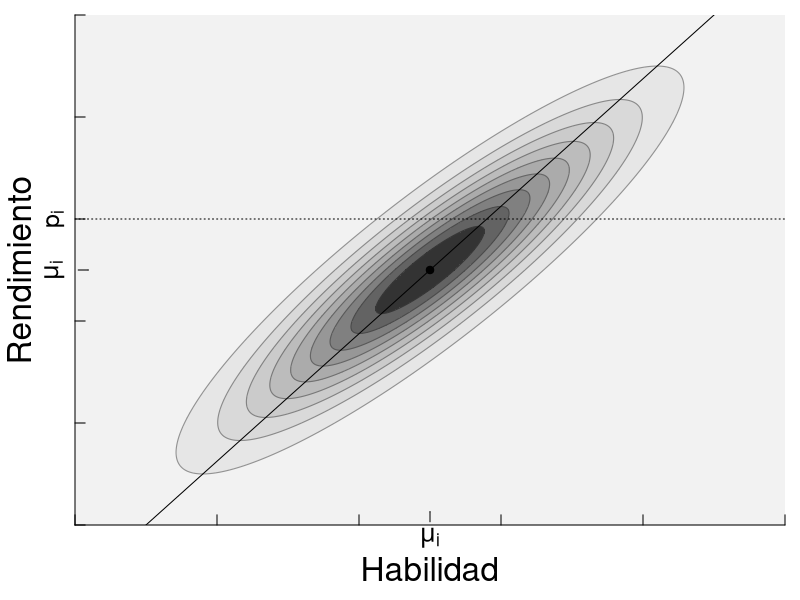

The R source for this figure:
###########################################
# Header
oldpar <- par(no.readonly = TRUE)
oldwd <- getwd()
this.dir <- dirname(parent.frame(2)$ofile)
nombre.R <-  sys.frame(1)$ofile
require(tools)
nombre <- print(file_path_sans_ext(nombre.R))
pdf(paste0(nombre,".pdf"))
setwd(this.dir)
#setwd("~/gaming/materias/inferencia_bayesiana/trabajoFinal/imagenes")
#####################################

par(mar=c(3.75,3.75,.75,.75))

a<--10;b<-60 # limites inferior y superior de la integral en el eje de las habilidades
mu<-25
denominador_sigma2 <- 3; numerador_sigma2 <- mu
sigma <- numerador_sigma2/denominador_sigma2
denominador_beta2 <- 2; numerador_beta2 <- sigma
beta <- numerador_beta2/denominador_beta2
#p(s_i) = N(s_i;mu_i,sigma_i^2)
p.s <- function(s_i,mu=25,sigma=sqrt(25/3)){
  return(dnorm(s_i,mean=mu,sd=sigma ))
}
#int_{s_i} N(s_i;mu_i,sigma_i^2) ds_i
#int_{s_i} p(s_i) ds_i
ds=0.25;s_grilla <- seq(a,b,by=ds)
int_s = sum(p.s(s_grilla))*ds; int_s

#p(p_i) = int_{s_i} N(p_i;s_i,beta^2) N(si;mu_i,sigma_i^2) ds_i
p.p <- function(p,mu=25,sigma=sqrt(25/3),beta=sqrt((25/3)/2),ds=0.1,a=0,b=50){
  s <- seq(a,b,by=ds)
  res <- sum(dnorm(p,s,beta)*dnorm(s,mu,sigma)*ds)
  return(res)
}
#Si integramos p_i nos tiene que dar 1.
#int_{p_i} p(p_i) dp_i = int_{p_i} int_{s_i} N(p_i;s_i,beta^2) N(si;mu_i,sigma_i^2) dp_i ds_i
dp <- 0.1; p_grilla <- seq(a,b,by=dp) 
int_p = sum(unlist(Map(p.p,p_grilla)))*dp; int_p

#Si expandimos esto a 2 dimensiones encontramos 
normal_product_dep <- function(x1,x2,mu1=25,sigma1=25/3,sigma2=25/6){
  return(dnorm(x2,x1,sigma2)*dnorm(x1,mu1,sigma1))
}
p <- 30; ds <- 0.1;s_grilla <- seq(a,b,by=ds);p_grilla <- s_grilla
producto <- outer(s_grilla,p_grilla, normal_product_dep) 
colnames(producto) <- s_grilla
rownames(producto) <- p_grilla
levels <- seq(min(producto),max(producto),length.out = 11)
image(s_grilla,p_grilla,producto,ylim=c(0,50),xlim=c(0,50),col=rev(gray.colors(10,start=0.2,end=0.95)),breaks = levels,useRaster=T,
      ylab="",xlab="",axes=F)
contour(s_grilla,p_grilla,producto,ylim=c(0,50),xlim=c(0,50),drawlabels=F,levels = levels,add = T,col=rev(gray.colors(11,start=0,end=0.6)),lwd=1.1)
mtext("Rendimiento", side=2, line=2,cex = 2)
mtext("Habilidad", side=1, line=2,cex = 2)
axis(lwd=1,lwd.ticks=1,side=2, labels=NA,cex.axis=0.6,tck=0.02)
axis(lwd=1,side=2,at=25, labels= expression(mu[i]),cex.axis=1.5,line=-0.66)
axis(lwd=0,side=2,at=30, labels= expression(p[i]),cex.axis=1.5,line=-0.66)
axis(lwd=1,lwd.ticks=1,side=1, labels=NA,cex.axis=0.6,tck=0.02)
axis(lwd=1,side=1,at=25, labels= expression(mu[i]),cex.axis=1.5,line=-0.66)

points(mu,mu,pch=19)
lines(mu+(p_grilla-mu)*(4/5) ,s_grilla,cex=0.1)
abline(h=p,lty=3,col=rgb(0,0,0,1))



#######################################
# end 
dev.off()
setwd(oldwd)
par(oldpar, new=F)
#########################################